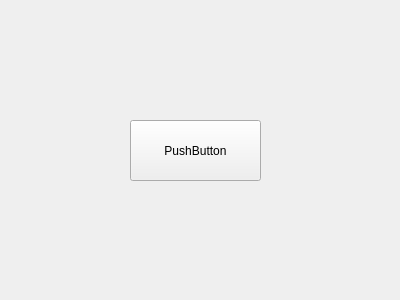
<?xml version="1.0" encoding="UTF-8"?>
<ui version="4.0">
 <class>Form</class>
 <widget class="QWidget" name="Form">
  <property name="geometry">
   <rect>
    <x>0</x>
    <y>0</y>
    <width>400</width>
    <height>300</height>
   </rect>
  </property>
  <property name="windowTitle">
   <string>Form</string>
  </property>
  <widget class="QPushButton" name="pushButton">
   <property name="geometry">
    <rect>
     <x>130</x>
     <y>120</y>
     <width>131</width>
     <height>61</height>
    </rect>
   </property>
   <property name="text">
    <string>PushButton</string>
   </property>
  </widget>
 </widget>
 <resources/>
 <connections/>
</ui>
